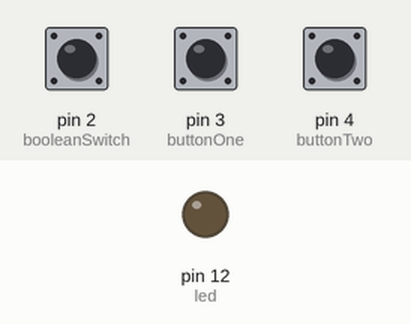
A sketch run on a simulated Arduino Uno, built with avr-gcc and run on an emulated ATmega328P. Shown: output pins drawn as LEDs (lit = HIGH). The inputs (shaded band) are chosen by the test bench; at power-on: pin 3 (buttonOne) LOW, pin 4 (buttonTwo) LOW, pin 2 (booleanSwitch) LOW.

Above: at 1.2 s.
1.3 s: pin 3 (buttonOne) pulled HIGH for 0.15 s
At 1.37 s:
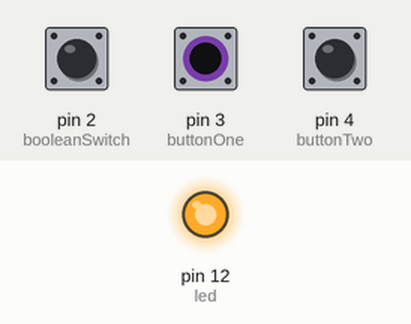
2.9 s: pin 3 (buttonOne) pulled HIGH for 3.2 s
At 6.8 s:
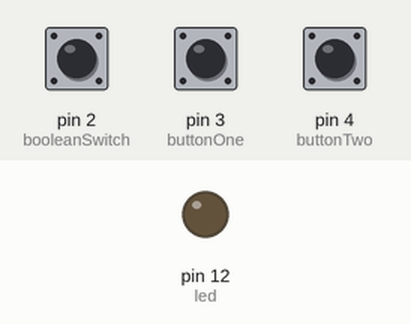
7.6 s: pin 4 (buttonTwo) pulled HIGH for 3.2 s
At 7.9 s:
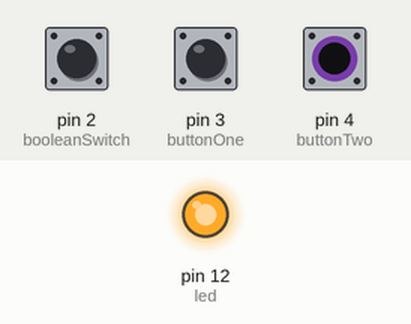
Timing chart, 0 to 12.3 s (numbered marks = the images above; inputs shaded):
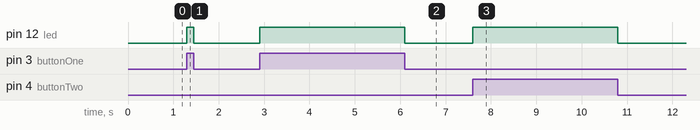

The sketch:

push-buttons-and.ino
```cpp
char booleanSwitch = 2;
char buttonOne = 3;
char buttonTwo = 4;
char led = 12;

char valueOne = 0;
char valueTwo = 0;
char ledValue = 0;

void setup()
{
	pinMode(led, OUTPUT);
	pinMode(booleanSwitch, INPUT);
	pinMode(buttonOne, INPUT);
	pinMode(buttonTwo, INPUT);
}

void loop()
{
	valueOne = digitalRead(buttonOne);
	valueTwo = digitalRead(buttonTwo);

	if (digitalRead(booleanSwitch)) {
		ledValue = valueOne && valueTwo;
	} else {
		ledValue = valueOne || valueTwo;
	}

	digitalWrite(led, ledValue);
}
```

Measured:
- after the input at 1.3 s, pin 12 (led): LOW → HIGH at once, → LOW 0.15 s later
- after the input at 2.9 s, pin 12 (led): LOW → HIGH at once, → LOW 3.2 s later
- after the input at 7.6 s, pin 12 (led): LOW → HIGH at once, → LOW 3.2 s later
